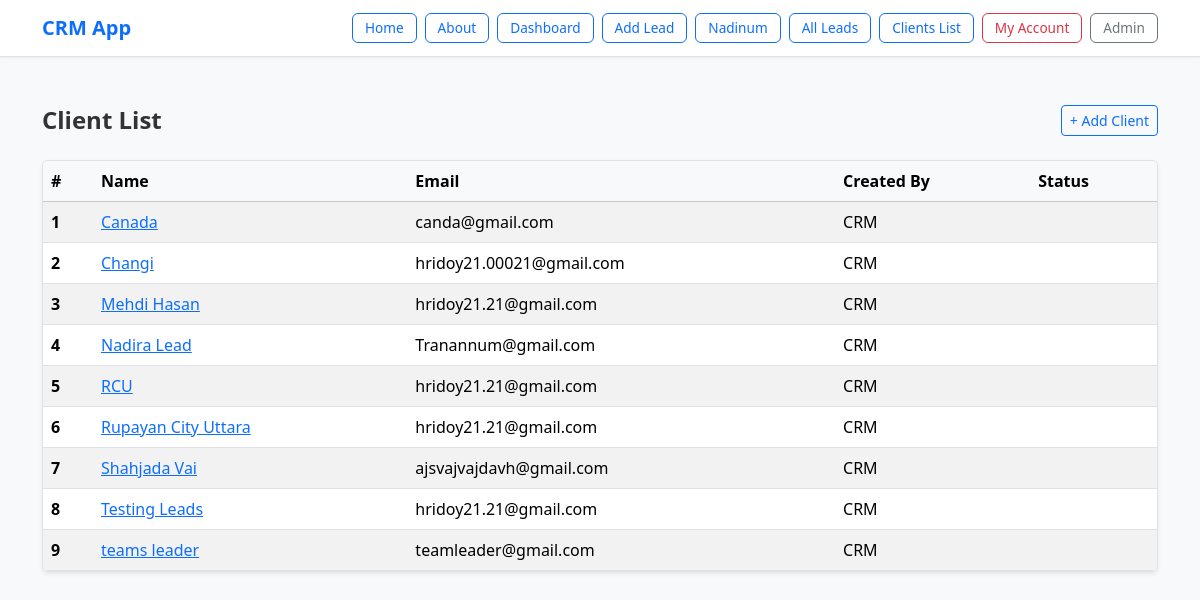
The page /client_list/ (signed in) on the database as committed earlier.
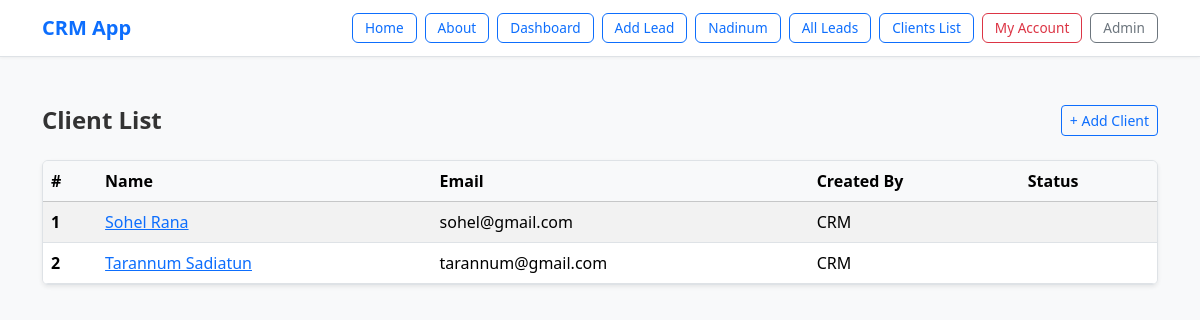
The same page on the database as committed later.
### client/models.py (models this page shows, shortened)
class Client(models.Model):
    name=models.CharField(max_length=50)
    team=models.ForeignKey(Team, related_name='clients', on_delete=models.CASCADE)
    email=models.EmailField()
    description=models.TextField(blank=True, null=True)
    created_by=models.ForeignKey(User, related_name='clients', on_delete=models.CASCADE)
    created_at=models.DateTimeField(auto_now_add=True)
    modified_at=models.DateTimeField(auto_now=True)
    class Meta:
        ordering = ('name',)  # ✅ tuple

### client/views.py (the view)
# urls.py: path('', views.client_list, name="client_list"),
@login_required
def client_list(request):
    clients=Client.objects.filter(created_by=request.user)
    return render(request,'client/clients_list.html', {
        'clients': clients
    })

### client/templates/client/clients_list.html (shortened to what this page needs)
{% extends 'crm/base.html' %}
{% block content %}
<div class="d-flex justify-content-between align-items-center mb-4">
    <h1 class="h4 fw-semibold mb-0">Client List</h1>
    <a class="btn btn-outline-primary btn-sm" href="{% url 'addclient' %}">+ Add Client</a>
</div>
{% if clients %}
    <div class="table-responsive shadow-sm rounded border">
        <table class="table table-hover table-striped mb-0">
            <thead class="table-light">
                <tr>
                    <th scope="col">#</th>
                    <th scope="col">Name</th>
                    <th scope="col">Email</th>
                    <th scope="col">Created By</th>
                    <th scope="col">Status</th>
                </tr>
            </thead>
            <tbody>
                {% for client in clients %}
                    <tr>
                        <th scope="row">{{ forloop.counter }}</th>
                        <td><a href="{% url 'clients_detail' client.id %}">{{ client.name }}</a></td>
                        <td>{{ client.email }}</td>
                        <td>{{ client.created_by }}</td>
                        <td>{{ client.get_status_display }}</td>
                    </tr>
                {% endfor %}
            </tbody>
        </table>
    </div>
{% else %}
    <div class="alert alert-light border text-center" role="alert">
        No Clients found.
    </div>
{% endif %}
{% endblock %}

Rows that differ between the two databases and show on the page:
removed Client: name "Canada", email "canda@gmail.com", created_by "CRM"
removed Client: name "Changi", email "hridoy21.00021@gmail.com", created_by "CRM"
removed Client: name "Mehdi Hasan", email "hridoy21.21@gmail.com", created_by "CRM"
removed Client: name "Nadira Lead", email "Tranannum@gmail.com", created_by "CRM"
removed Client: name "RCU", email "hridoy21.21@gmail.com", created_by "CRM"
removed Client: name "Rupayan City Uttara", email "hridoy21.21@gmail.com", created_by "CRM"
removed Client: name "Shahjada Vai", email "ajsvajvajdavh@gmail.com", created_by "CRM"
removed Client: name "Testing Leads", email "hridoy21.21@gmail.com", created_by "CRM"
removed Client: name "teams leader", email "teamleader@gmail.com", created_by "CRM"
added Client: name "Sohel Rana", email "sohel@gmail.com", created_by "CRM"
added Client: name "Tarannum Sadiatun", email "tarannum@gmail.com", created_by "CRM"
